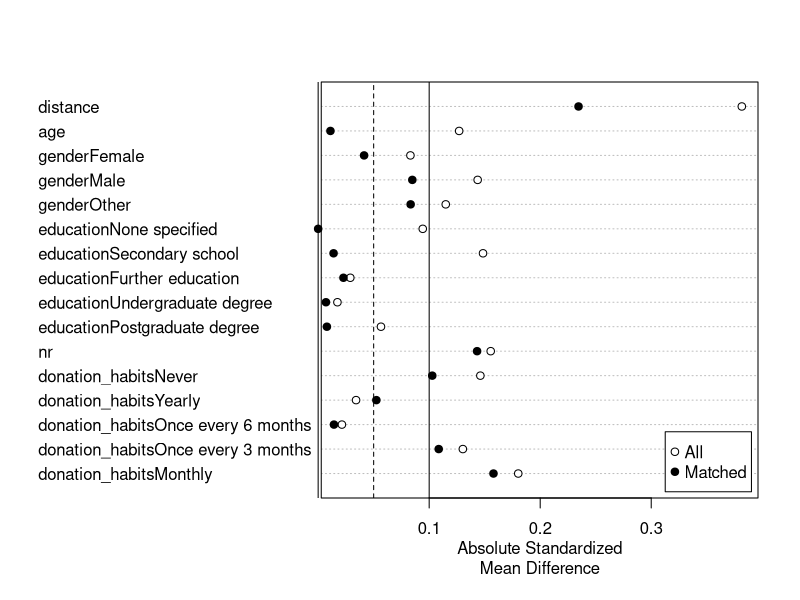
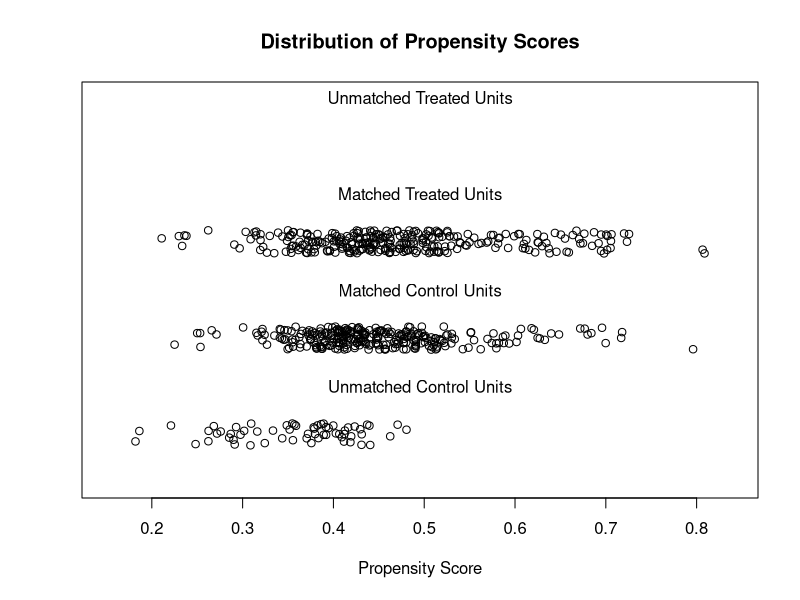
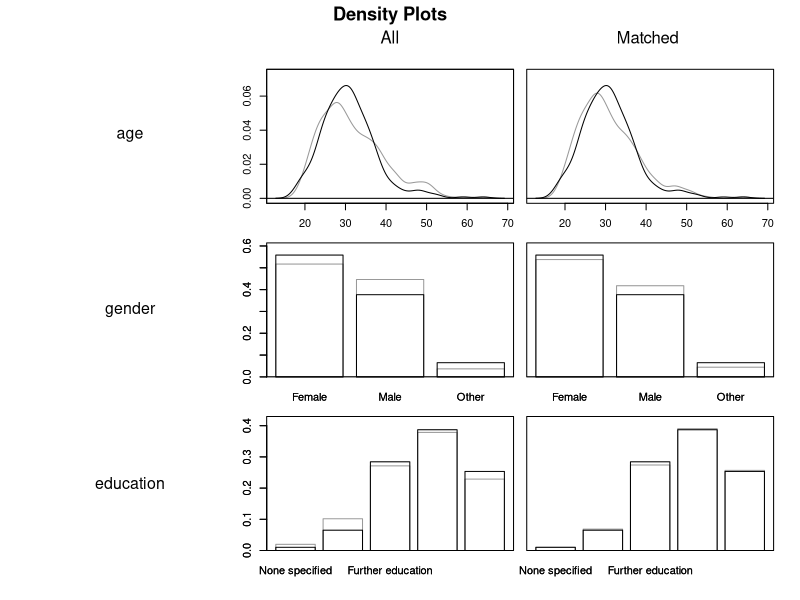
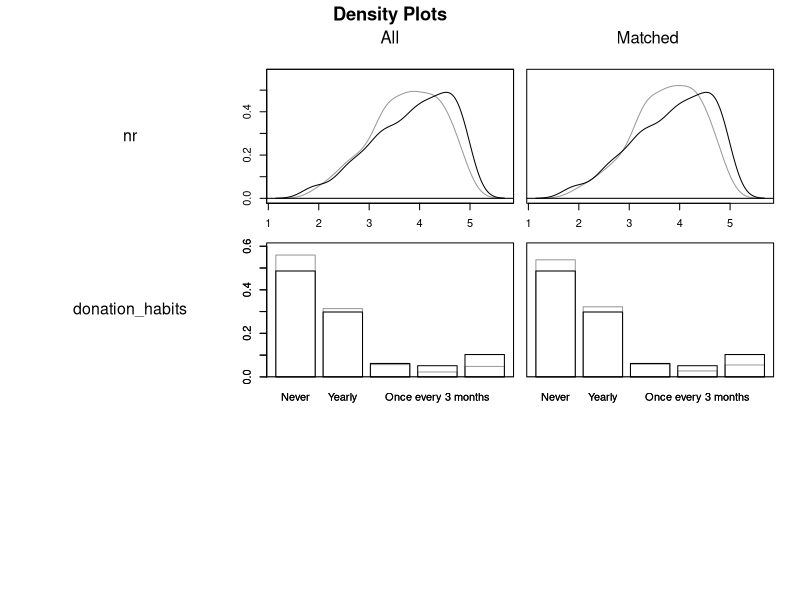
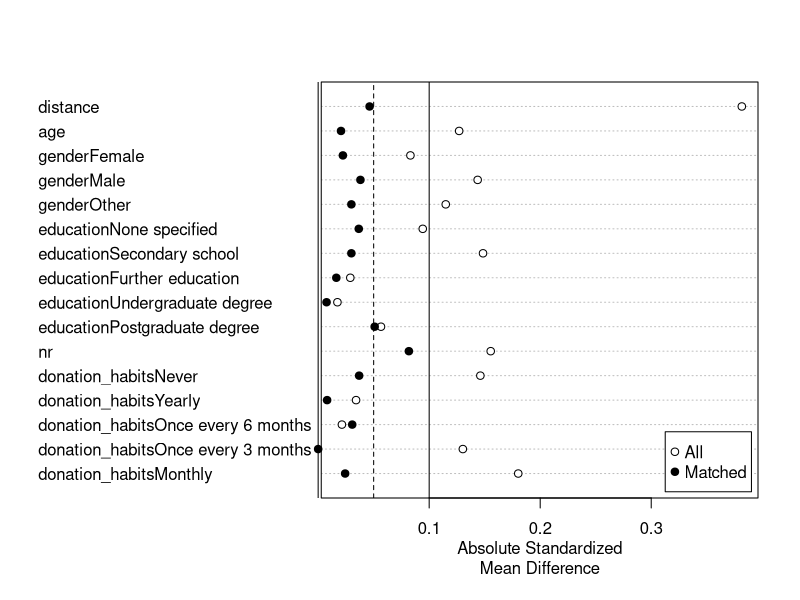
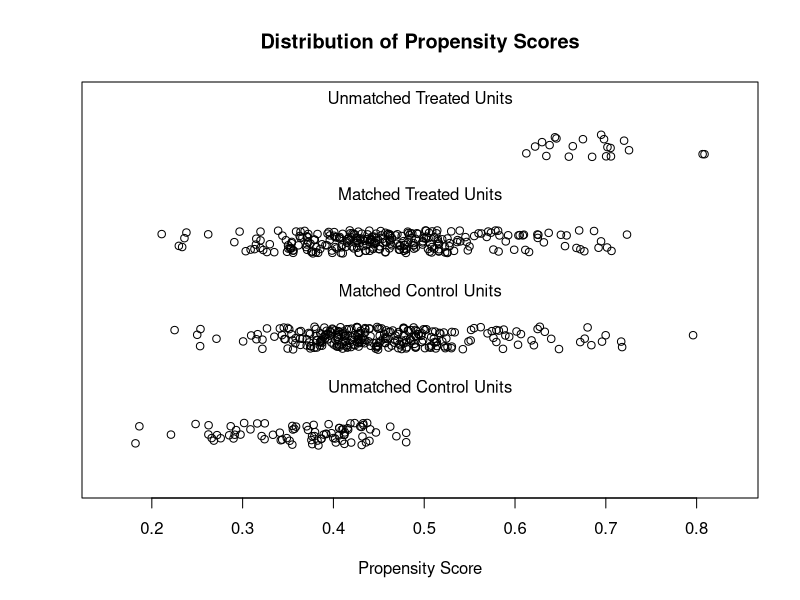
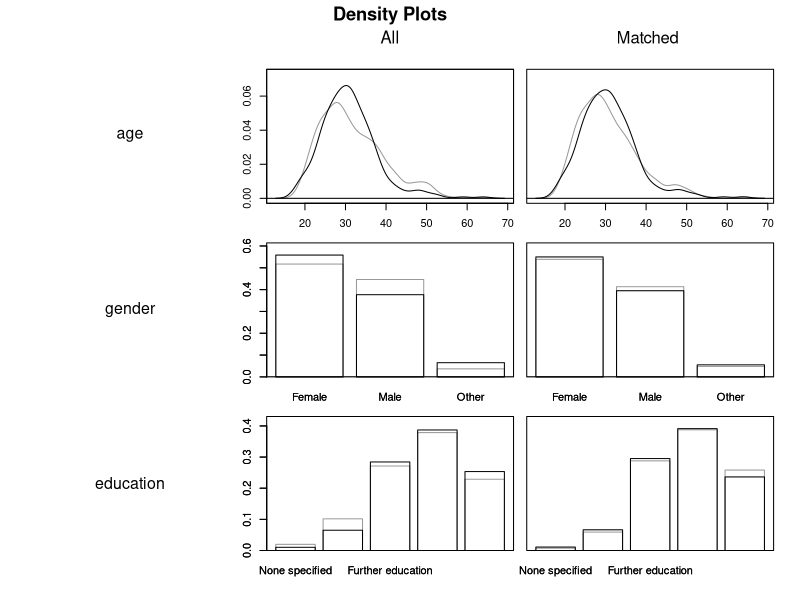
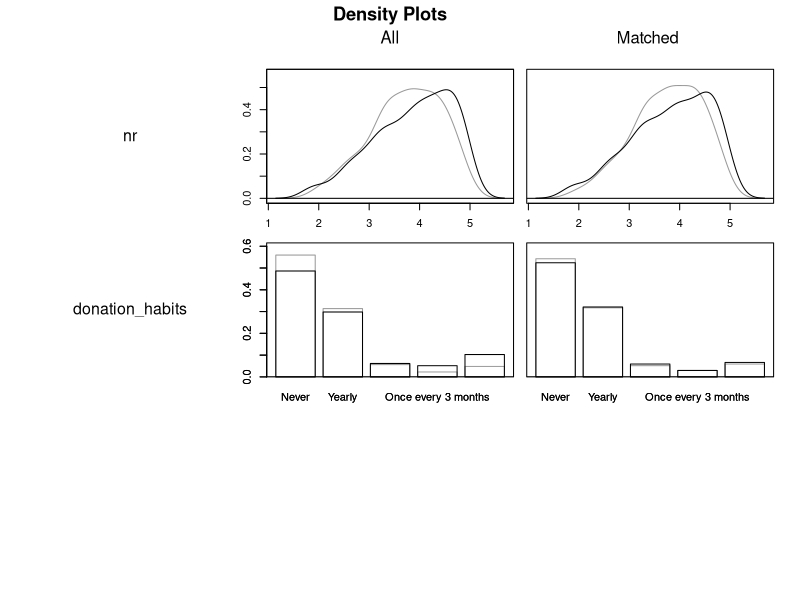

Recreate these plots in R, in order. (Note: this script raises an error after producing the figures.)
## ---- chunk 1
knitr::opts_chunk$set(echo = TRUE)
## ---- chunk 2
install.packages("MatchIt@4.7.2")
#install.packages("optmatch@0.10.8")

library("MatchIt")

pz_data <- read.csv("data/data_unmatched.csv")

pz_data$education <- factor(pz_data$education, levels=c('None specified', 'Secondary school', 'Further education', 'Undergraduate degree', 'Postgraduate degree'))
pz_data$donation_habits <- factor(pz_data$donation_habits, levels=c('Never', 'Yearly', 'Once every 6 months', 'Once every 3 months', 'Monthly'))

unmatched <- matchit(player ~ age + gender + education + nr + donation_habits,
                     data = pz_data,
                     method = NULL,
                     distance = "glm")

summary(unmatched)
## ---- chunk 3
matched1 <- matchit(player ~ age + gender + education + nr + donation_habits,
                    data = pz_data, method = "nearest", 
                    distance = "glm", 
                    mahvars = ~ age + gender + education + nr + donation_habits,
                    m.order = "closest", 
                    caliper = NULL)

summary(matched1, un = TRUE)

plot(summary(matched1))

plot(matched1, type = "jitter", interactive = FALSE)

plot(matched1, type = "density", interactive = FALSE,
     which.xs = ~age + gender + education + nr + donation_habits)
## ---- chunk 4
matched2 <- matchit(player ~ age + gender + education + nr + donation_habits,
                    data = pz_data, method = "nearest", 
                    distance = "glm", 
                    mahvars = ~ age + gender + education + nr + donation_habits,
                    m.order = "closest", 
                    caliper = 1)

summary(matched2, un = TRUE)

plot(summary(matched2))

plot(matched2, type = "jitter", interactive = FALSE)

plot(matched2, type = "density", interactive = FALSE,
     which.xs = ~age + gender + education + nr + donation_habits)
## ---- chunk 5
matched3 <- matchit(player ~ age + gender + education + nr + donation_habits,
                    data = pz_data, method = "nearest", 
                    distance = "glm", 
                    mahvars = ~ age + gender + education + nr + donation_habits,
                    m.order = "closest", 
                    caliper = 0.75)

summary(matched3, un = TRUE)

plot(summary(matched3))

plot(matched3, type = "jitter", interactive = FALSE)

plot(matched3, type = "density", interactive = FALSE,
     which.xs = ~age + gender + education + nr + donation_habits)
## ---- chunk 6
matched4 <- matchit(player ~ age + gender + education + nr + donation_habits,
                    data = pz_data, method = "nearest", 
                    distance = "glm", 
                    mahvars = ~ age + gender + education + nr + donation_habits,
                    m.order = "closest", 
                    caliper = 0.5)

summary(matched4, un = TRUE)

plot(summary(matched4))

plot(matched4, type = "jitter", interactive = FALSE)

plot(matched4, type = "density", interactive = FALSE,
     which.xs = ~age + gender + education + nr + donation_habits)
## ---- chunk 7
matched5 <- matchit(player ~ age + gender + education + nr + donation_habits,
                    data = pz_data, method = "nearest", 
                    distance = "glm", 
                    mahvars = ~ age + gender + education + nr + donation_habits,
                    m.order = "farthest", 
                    caliper = NULL)

summary(matched5, un = TRUE)

plot(summary(matched5))

plot(matched5, type = "jitter", interactive = FALSE)

plot(matched5, type = "density", interactive = FALSE,
     which.xs = ~age + gender + education + nr + donation_habits)
## ---- chunk 8
matched6 <- matchit(player ~ age + gender + education + nr + donation_habits,
                    data = pz_data, method = "nearest", 
                    distance = "glm", 
                    mahvars = ~ age + gender + education + nr + donation_habits,
                    m.order = "farthest", 
                    caliper = 1)

summary(matched6, un = TRUE)

plot(summary(matched6))

plot(matched6, type = "jitter", interactive = FALSE)

plot(matched6, type = "density", interactive = FALSE,
     which.xs = ~age + gender + education + nr + donation_habits)
## ---- chunk 9
matched7 <- matchit(player ~ age + gender + education + nr + donation_habits,
                    data = pz_data, method = "nearest", 
                    distance = "glm", 
                    mahvars = ~ age + gender + education + nr + donation_habits,
                    m.order = "farthest", 
                    caliper = 0.75)

summary(matched7, un = TRUE)

plot(summary(matched7))

plot(matched7, type = "jitter", interactive = FALSE)

plot(matched7, type = "density", interactive = FALSE,
     which.xs = ~age + gender + education + nr + donation_habits)
## ---- chunk 10
matched8 <- matchit(player ~ age + gender + education + nr + donation_habits,
                    data = pz_data, method = "nearest", 
                    distance = "glm", 
                    mahvars = ~ age + gender + education + nr + donation_habits,
                    m.order = "farthest", 
                    caliper = 0.5)

summary(matched8, un = TRUE)

plot(summary(matched8))

plot(matched8, type = "jitter", interactive = FALSE)

plot(matched8, type = "density", interactive = FALSE,
     which.xs = ~age + gender + education + nr + donation_habits)
## ---- chunk 11
matched9 <- matchit(player ~ age + gender + education + nr + donation_habits,
                    data = pz_data, method = "nearest", 
                    distance = "glm", 
                    mahvars = ~ age + gender + education + nr + donation_habits,
                    m.order = NULL, 
                    caliper = NULL)

summary(matched9, un = TRUE)

plot(summary(matched9))

plot(matched9, type = "jitter", interactive = FALSE)

plot(matched9, type = "density", interactive = FALSE,
     which.xs = ~age + gender + education + nr + donation_habits)
## ---- chunk 12
matched10 <- matchit(player ~ age + gender + education + nr + donation_habits,
                    data = pz_data, method = "nearest", 
                    distance = "glm", 
                    mahvars = ~ age + gender + education + nr + donation_habits,
                    m.order = NULL, 
                    caliper = 1)

summary(matched10, un = TRUE)

plot(summary(matched10))

plot(matched10, type = "jitter", interactive = FALSE)

plot(matched10, type = "density", interactive = FALSE,
     which.xs = ~age + gender + education + nr + donation_habits)
## ---- chunk 13
matched11 <- matchit(player ~ age + gender + education + nr + donation_habits,
                    data = pz_data, method = "nearest", 
                    distance = "glm", 
                    mahvars = ~ age + gender + education + nr + donation_habits,
                    m.order = NULL, 
                    caliper = 0.75)

summary(matched11, un = TRUE)

plot(summary(matched11))

plot(matched11, type = "jitter", interactive = FALSE)

plot(matched11, type = "density", interactive = FALSE,
     which.xs = ~age + gender + education + nr + donation_habits)
## ---- chunk 14
matched12 <- matchit(player ~ age + gender + education + nr + donation_habits,
                    data = pz_data, method = "nearest", 
                    distance = "glm", 
                    mahvars = ~ age + gender + education + nr + donation_habits,
                    m.order = NULL, 
                    caliper = 0.5)

summary(matched12, un = TRUE)

plot(summary(matched12))

plot(matched12, type = "jitter", interactive = FALSE)

plot(matched12, type = "density", interactive = FALSE,
     which.xs = ~age + gender + education + nr + donation_habits)
## ---- chunk 15
matched13 <- matchit(player ~ age + gender + education + nr + donation_habits,
                    data = pz_data, method = "nearest", 
                    distance = "mahalanobis", 
                    m.order = "closest", 
                    caliper = NULL)

summary(matched13, un = TRUE)

plot(summary(matched13))

## plot(matched13, type = "jitter", interactive = FALSE)

plot(matched13, type = "density", interactive = FALSE,
     which.xs = ~age + gender + education + nr + donation_habits)
## ---- chunk 16
matched14 <- matchit(player ~ age + gender + education + nr + donation_habits,
                    data = pz_data, method = "nearest", 
                    distance = "mahalanobis", 
                    m.order = "closest", 
                    caliper = c(age = 1, nr = 1))

summary(matched14, un = TRUE)

plot(summary(matched14))

## plot(matched14, type = "jitter", interactive = FALSE)

plot(matched14, type = "density", interactive = FALSE,
     which.xs = ~age + gender + education + nr + donation_habits)
## ---- chunk 17
matched15 <- matchit(player ~ age + gender + education + nr + donation_habits,
                    data = pz_data, method = "nearest", 
                    distance = "mahalanobis", 
                    m.order = "closest", 
                    caliper = c(age = .75, nr = 0.75))

summary(matched15, un = TRUE)

plot(summary(matched15))

## plot(matched15, type = "jitter", interactive = FALSE)

plot(matched15, type = "density", interactive = FALSE,
     which.xs = ~age + gender + education + nr + donation_habits)
## ---- chunk 18
matched16 <- matchit(player ~ age + gender + education + nr + donation_habits,
                    data = pz_data, method = "nearest", 
                    distance = "mahalanobis", 
                    m.order = "closest", 
                    caliper = c(age = .5, nr = 0.5))

summary(matched16, un = TRUE)

plot(summary(matched16))

## plot(matched16, type = "jitter", interactive = FALSE)

plot(matched16, type = "density", interactive = FALSE,
     which.xs = ~age + gender + education + nr + donation_habits)
## ---- chunk 19
matched17 <- matchit(player ~ age + gender + education + nr + donation_habits,
                    data = pz_data, method = "nearest", 
                    distance = "mahalanobis", 
                    m.order = "farthest", 
                    caliper = NULL)

summary(matched17, un = TRUE)

plot(summary(matched17))

## plot(matched17, type = "jitter", interactive = FALSE)

plot(matched17, type = "density", interactive = FALSE,
     which.xs = ~age + gender + education + nr + donation_habits)
## ---- chunk 20
matched18 <- matchit(player ~ age + gender + education + nr + donation_habits,
                    data = pz_data, method = "nearest", 
                    distance = "mahalanobis", 
                    m.order = "farthest", 
                    caliper = c(age = 1, nr = 1))

summary(matched18, un = TRUE)

plot(summary(matched18))

## plot(matched18, type = "jitter", interactive = FALSE)

plot(matched18, type = "density", interactive = FALSE,
     which.xs = ~age + gender + education + nr + donation_habits)
## ---- chunk 21
matched19 <- matchit(player ~ age + gender + education + nr + donation_habits,
                    data = pz_data, method = "nearest", 
                    distance = "mahalanobis", 
                    m.order = "farthest", 
                    caliper = c(age = .75, nr = 0.75))

summary(matched19, un = TRUE)

plot(summary(matched19))

## plot(matched19, type = "jitter", interactive = FALSE)

plot(matched19, type = "density", interactive = FALSE,
     which.xs = ~age + gender + education + nr + donation_habits)
## ---- chunk 22
matched20 <- matchit(player ~ age + gender + education + nr + donation_habits,
                    data = pz_data, method = "nearest", 
                    distance = "mahalanobis", 
                    m.order = "farthest", 
                    caliper = c(age = 0.5, nr = 0.5))

summary(matched20, un = TRUE)

plot(summary(matched20))

## plot(matched20, type = "jitter", interactive = FALSE)

plot(matched20, type = "density", interactive = FALSE,
     which.xs = ~age + gender + education + nr + donation_habits)
## ---- chunk 23
matched21 <- matchit(player ~ age + gender + education + nr + donation_habits,
                    data = pz_data, method = "nearest", 
                    distance = "mahalanobis", 
                    m.order = NULL, 
                    caliper = NULL)

summary(matched21, un = TRUE)

plot(summary(matched21))

## plot(matched21, type = "jitter", interactive = FALSE)

plot(matched21, type = "density", interactive = FALSE,
     which.xs = ~age + gender + education + nr + donation_habits)
## ---- chunk 24
matched22 <- matchit(player ~ age + gender + education + nr + donation_habits,
                    data = pz_data, method = "nearest", 
                    distance = "mahalanobis", 
                    m.order = NULL, 
                    caliper = c(age = 1, nr = 1))

summary(matched22, un = TRUE)

plot(summary(matched22))

## plot(matched22, type = "jitter", interactive = FALSE)

plot(matched22, type = "density", interactive = FALSE,
     which.xs = ~age + gender + education + nr + donation_habits)
## ---- chunk 25
matched23 <- matchit(player ~ age + gender + education + nr + donation_habits,
                    data = pz_data, method = "nearest", 
                    distance = "mahalanobis", 
                    m.order = NULL, 
                    caliper = c(age = 0.75, nr = 0.75))

summary(matched23, un = TRUE)

plot(summary(matched23))

## plot(matched23, type = "jitter", interactive = FALSE)

plot(matched23, type = "density", interactive = FALSE,
     which.xs = ~age + gender + education + nr + donation_habits)
## ---- chunk 26
matched24 <- matchit(player ~ age + gender + education + nr + donation_habits,
                    data = pz_data, method = "nearest", 
                    distance = "mahalanobis", 
                    m.order = NULL, 
                    caliper = c(age = .5, nr = 0.5))

summary(matched24, un = TRUE)

plot(summary(matched24))

## plot(matched24, type = "jitter", interactive = FALSE)

plot(matched24, type = "density", interactive = FALSE,
     which.xs = ~age + gender + education + nr + donation_habits)
## ---- chunk 27
matched25 <- matchit(player ~ age + gender + education + nr + donation_habits,
                    data = pz_data, method = "optimal", 
                    distance = "glm", 
                    mahvars = ~ age + gender + education + nr + donation_habits)

summary(matched25, un = TRUE)

plot(summary(matched25))

plot(matched25, type = "jitter", interactive = FALSE)

plot(matched25, type = "density", interactive = FALSE,
     which.xs = ~age + gender + education + nr + donation_habits)
## ---- chunk 28
matched26 <- matchit(player ~ age + gender + education + nr + donation_habits,
                    data = pz_data, method = "optimal", 
                    distance = "mahalanobis")

summary(matched26, un = TRUE)

plot(summary(matched26))

## plot(matched26, type = "jitter", interactive = FALSE)

plot(matched26, type = "density", interactive = FALSE,
     which.xs = ~age + gender + education + nr + donation_habits)
## ---- chunk 29
get_matches(matched6)
final_data <- get_matches(matched6)
write.csv(final_data, "data/data_matched.csv")
